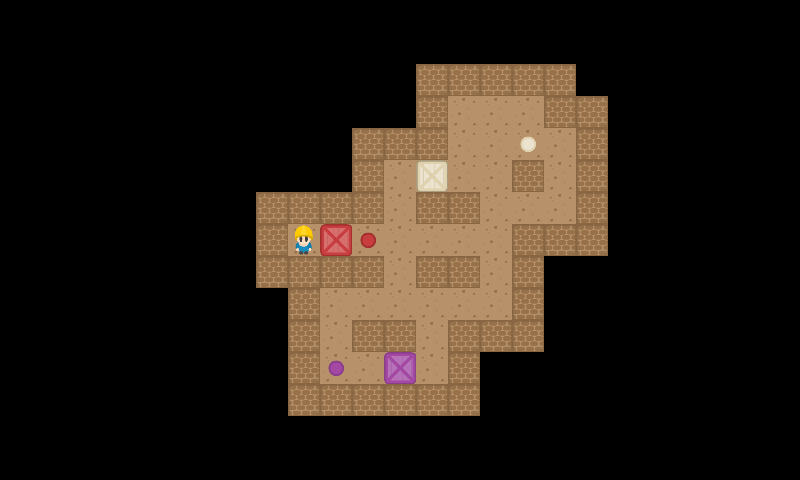

Below is a game level as drawn by its tile map, then a one-line description and the .tmx that defines it (tile-layer data replaced by summaries):
An orthogonal 25x15 tile map with 32x32 px tiles, 2 tile layers (StaticMap, Objetos).

<map version="1.0" orientation="orthogonal" renderorder="right-down" width="25" height="15" tilewidth="32" tileheight="32">
 <tileset firstgid="1" name="Tileset" tilewidth="32" tileheight="32">
  <image source="Tileset.png" width="192" height="192" />
  <tile id="0">
   <properties>
    <property name="tipo" value="pared" />
   </properties>
  </tile>
  <tile id="6">
   <properties>
    <property name="tipo" value="pared" />
   </properties>
  </tile>
  <tile id="8">
   <properties>
    <property name="color" value="purple" />
    <property name="tipo" value="endPoint" />
   </properties>
  </tile>
  <tile id="9">
   <properties>
    <property name="color" value="gray" />
    <property name="tipo" value="endPoint" />
   </properties>
  </tile>
  <tile id="10">
   <properties>
    <property name="color" value="brown" />
    <property name="tipo" value="endPoint" />
   </properties>
  </tile>
  <tile id="11">
   <properties>
    <property name="color" value="blue" />
    <property name="tipo" value="endPoint" />
   </properties>
  </tile>
  <tile id="12">
   <properties>
    <property name="tipo" value="pared" />
   </properties>
  </tile>
  <tile id="14">
   <properties>
    <property name="color" value="black" />
    <property name="tipo" value="endPoint" />
   </properties>
  </tile>
  <tile id="15">
   <properties>
    <property name="color" value="purple" />
    <property name="tipo" value="caja" />
   </properties>
  </tile>
  <tile id="16">
   <properties>
    <property name="color" value="gray" />
    <property name="tipo" value="caja" />
   </properties>
  </tile>
  <tile id="17">
   <properties>
    <property name="color" value="brown" />
    <property name="tipo" value="caja" />
   </properties>
  </tile>
  <tile id="18">
   <properties>
    <property name="tipo" value="pared" />
   </properties>
  </tile>
  <tile id="20">
   <properties>
    <property name="color" value="beige" />
    <property name="tipo" value="endPoint" />
   </properties>
  </tile>
  <tile id="21">
   <properties>
    <property name="color" value="blue" />
    <property name="tipo" value="caja" />
   </properties>
  </tile>
  <tile id="22">
   <properties>
    <property name="tipo" value="startPoint" />
   </properties>
  </tile>
  <tile id="24">
   <properties>
    <property name="tipo" value="pared" />
   </properties>
  </tile>
  <tile id="25">
   <properties>
    <property name="color" value="yellow" />
    <property name="tipo" value="endPoint" />
   </properties>
  </tile>
  <tile id="26">
   <properties>
    <property name="color" value="yellow" />
    <property name="tipo" value="caja" />
   </properties>
  </tile>
  <tile id="27">
   <properties>
    <property name="color" value="black" />
    <property name="tipo" value="caja" />
   </properties>
  </tile>
  <tile id="30">
   <properties>
    <property name="tipo" value="pared" />
   </properties>
  </tile>
  <tile id="31">
   <properties>
    <property name="color" value="red" />
    <property name="tipo" value="endPoint" />
   </properties>
  </tile>
  <tile id="32">
   <properties>
    <property name="color" value="red" />
    <property name="tipo" value="caja" />
   </properties>
  </tile>
  <tile id="33">
   <properties>
    <property name="color" value="beige" />
    <property name="tipo" value="caja" />
   </properties>
  </tile>
  <tile id="34">
   <properties>
    <property name="box" value="beige" />
   </properties>
  </tile>
 </tileset>
 <layer name="StaticMap" width="25" height="15">
  <data>[375 cells, 86 non-empty, 2 distinct tile ids]</data>
 </layer>
 <layer name="Objetos" width="25" height="15">
  <data>[375 cells, 7 non-empty, 7 distinct tile ids]</data>
 </layer>
</map>
